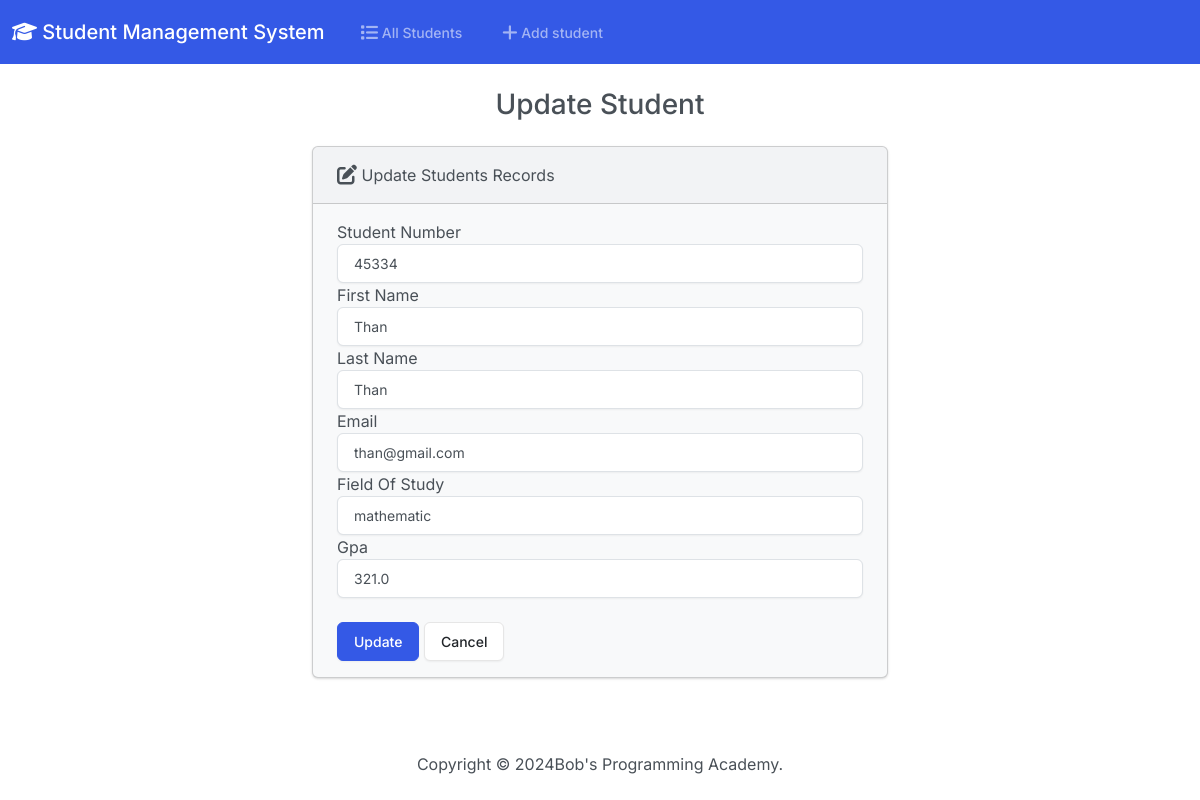
The page /edit/3/ on the database its author committed.
### students/models.py (models this page shows, shortened)
class Student(models.Model):
    student_number = models.PositiveBigIntegerField()
    first_name = models.CharField(max_length=50)
    last_name = models.CharField(max_length=50)
    email = models.EmailField(max_length=100)
    field_of_study = models.CharField(max_length=50)
    gpa = models.FloatField()

### students/views.py (the view)
# urls.py: path('edit/<int:id>/', views.edit, name='edit'),
def edit(request,id):
    if request.method == 'POST':
        student = Student.objects.get(pk=id)
        student.student_number =request.POST.get('student_number')
        student.first_name =request.POST.get('first_name')
        student.last_name =request.POST.get('last_name')
        student.email =request.POST.get('email')
        student.field_of_study =request.POST.get('field_of_study')
        student.gpa =request.POST.get('gpa')
        student.save()
        return redirect('/')
    else:
        student = Student.objects.get(pk = id)
        return render(request, 'students/edit.html', {'data': student})

### students/templates/students/edit.html (shortened to what this page needs)
{% extends 'students/base.html' %}
{% block body %}
<h3 class="text-center m-4">Update Student</h3>
{% if success %}
<div class="alert alert-success" role="alert">
    The new student updated successfully.
    <a href="{% url 'index' %}" class="alert-link">Go to Home Page</a>
</div>
{% else %}
<div class="row justify-content-center">
    <div class="col-6">
        <div class="card bg-light mb-3">
            <div class="card-header">
                <i class="fa-solid fa-pen-to-square fa-lg"></i> Update Students Records
            </div>
            <div class="card-body">
                <form method="POST">
                    <div class="form-group">
                        <label for="">Student Number</label>
                        <input type="text" class="form-control"name='student_number' value="{{data.student_number}}">
                        <label for="">First Name</label>
                        <input type="text" class="form-control" name="first_name" value="{{data.first_name}}">
                        <label for="">Last Name</label>
                        <input type="text" class="form-control" name="last_name" value="{{data.last_name}}">
                        <label for="">Email</label>
                        <input type="text" class="form-control" name="email" value="{{data.email}}">
                        <label for="">Field Of Study</label>
                        <input type="text" class="form-control" name="field_of_study" value="{{data.field_of_study}}">
                        <label for="">Gpa</label>
                        <input type="text" class="form-control" name="gpa" value="{{data.gpa}}"><br>
                        <button type="submit" class="btn btn-primary">Update</button>
                        <a href="{% url 'index' %}" class="btn btn-secondary">Cancel</a>
                    </div>
                </form>
            </div>
        </div>
    </div>
</div>
{% endif %}
{% endblock %}

### rows shown on the page
Student: student_number "45334", first_name "Than", last_name "Than", email "than@gmail.com", field_of_study "mathematic", gpa "321.0"
